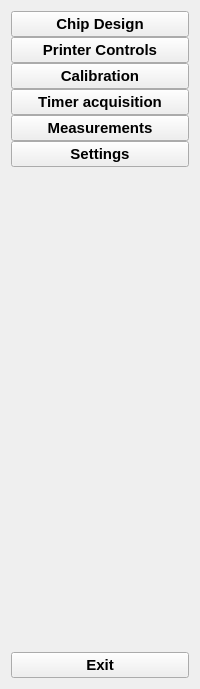
     <widget class="QWidget" name="fulle_menu_widget" native="true">
      <layout class="QVBoxLayout" name="verticalLayout_4">
       <property name="spacing">
        <number>0</number>
       </property>
       <item>
        <layout class="QVBoxLayout" name="verticalLayout_2">
         <item>
          <widget class="QPushButton" name="Chip_button_name">
           <property name="font">
            <font>
             <family>Arial</family>
             <pointsize>11</pointsize>
             <weight>75</weight>
             <bold>true</bold>
            </font>
           </property>
           <property name="text">
            <string>Chip Design</string>
           </property>
           <property name="icon">
            <iconset resource="ressources.qrc">
             <normaloff>:/Icons/icons/ICON/puce.png</normaloff>
             <normalon>:/Icons/icons/ICON/puce.png</normalon>:/Icons/icons/ICON/puce.png</iconset>
           </property>
           <property name="iconSize">
            <size>
             <width>16</width>
             <height>16</height>
            </size>
           </property>
           <property name="checkable">
            <bool>true</bool>
           </property>
           <property name="autoExclusive">
            <bool>true</bool>
           </property>
          </widget>
         </item>
         <item>
          <widget class="QPushButton" name="printer_button_name">
           <property name="font">
            <font>
             <family>Arial</family>
             <pointsize>11</pointsize>
             <weight>75</weight>
             <bold>true</bold>
            </font>
           </property>
           <property name="text">
            <string>Printer Controls</string>
           </property>
           <property name="icon">
            <iconset resource="ressources.qrc">
             <normaloff>:/Icons/icons/ICON/printer.png</normaloff>
             <normalon>:/Icons/icons/ICON/printer.png</normalon>:/Icons/icons/ICON/printer.png</iconset>
           </property>
           <property name="iconSize">
            <size>
             <width>16</width>
             <height>16</height>
            </size>
           </property>
           <property name="checkable">
            <bool>true</bool>
           </property>
           <property name="autoExclusive">
            <bool>true</bool>
           </property>
          </widget>
         </item>
         <item>
          <widget class="QPushButton" name="calibration_button_name">
           <property name="font">
            <font>
             <family>Arial</family>
             <pointsize>11</pointsize>
             <weight>75</weight>
             <bold>true</bold>
            </font>
           </property>
           <property name="text">
            <string>Calibration</string>
           </property>
           <property name="icon">
            <iconset resource="ressources.qrc">
             <normaloff>:/Icons/icons/ICON/target.png</normaloff>
             <normalon>:/Icons/icons/ICON/target.png</normalon>:/Icons/icons/ICON/target.png</iconset>
           </property>
           <property name="iconSize">
            <size>
             <width>16</width>
             <height>16</height>
            </size>
           </property>
           <property name="checkable">
            <bool>true</bool>
           </property>
           <property name="autoExclusive">
            <bool>true</bool>
           </property>
          </widget>
         </item>
         <item>
          <widget class="QPushButton" name="timer_button_name">
           <property name="font">
            <font>
             <family>Arial</family>
             <pointsize>11</pointsize>
             <weight>75</weight>
             <bold>true</bold>
            </font>
           </property>
           <property name="text">
            <string>Timer acquisition</string>
           </property>
           <property name="icon">
            <iconset resource="ressources.qrc">
             <normaloff>:/Icons/icons/ICON/timer.png</normaloff>
             <normalon>:/Icons/icons/ICON/timer.png</normalon>:/Icons/icons/ICON/timer.png</iconset>
           </property>
           <property name="iconSize">
            <size>
             <width>16</width>
             <height>16</height>
            </size>
           </property>
           <property name="checkable">
            <bool>true</bool>
           </property>
           <property name="autoExclusive">
            <bool>true</bool>
           </property>
          </widget>
         </item>
         <item>
          <widget class="QPushButton" name="acquisition_button_name">
           <property name="font">
            <font>
             <family>Arial</family>
             <pointsize>11</pointsize>
             <weight>75</weight>
             <bold>true</bold>
            </font>
           </property>
           <property name="text">
            <string>Measurements</string>
           </property>
           <property name="icon">
            <iconset resource="ressources.qrc">
             <normaloff>:/Icons/icons/ICON/play.png</normaloff>
             <normalon>:/Icons/icons/ICON/play.png</normalon>:/Icons/icons/ICON/play.png</iconset>
           </property>
           <property name="iconSize">
            <size>
             <width>16</width>
             <height>16</height>
            </size>
           </property>
           <property name="checkable">
            <bool>true</bool>
           </property>
           <property name="autoExclusive">
            <bool>true</bool>
           </property>
          </widget>
         </item>
         <item>
          <widget class="QPushButton" name="settings_button_name">
           <property name="font">
            <font>
             <family>Arial</family>
             <pointsize>11</pointsize>
             <weight>75</weight>
             <bold>true</bold>
            </font>
           </property>
           <property name="text">
            <string>Settings</string>
           </property>
           <property name="icon">
            <iconset resource="ressources.qrc">
             <normaloff>:/Icons/icons/ICON/reglage.png</normaloff>
             <normalon>:/Icons/icons/ICON/reglage.png</normalon>:/Icons/icons/ICON/reglage.png</iconset>
           </property>
           <property name="iconSize">
            <size>
             <width>16</width>
             <height>16</height>
            </size>
           </property>
           <property name="checkable">
            <bool>true</bool>
           </property>
           <property name="autoExclusive">
            <bool>true</bool>
           </property>
          </widget>
         </item>
        </layout>
       </item>
       <item>
        <spacer name="verticalSpacer_2">
         <property name="orientation">
          <enum>Qt::Vertical</enum>
         </property>
         <property name="sizeHint" stdset="0">
          <size>
           <width>20</width>
           <height>485</height>
          </size>
         </property>
        </spacer>
       </item>
       <item>
        <widget class="QPushButton" name="exit_button_name">
         <property name="font">
          <font>
           <family>Arial</family>
           <pointsize>11</pointsize>
           <weight>75</weight>
           <bold>true</bold>
          </font>
         </property>
         <property name="text">
          <string>Exit</string>
         </property>
         <property name="icon">
          <iconset resource="ressources.qrc">
           <normaloff>:/Icons/icons/ICON/exit.png</normaloff>
           <normalon>:/Icons/icons/ICON/exit.png</normalon>:/Icons/icons/ICON/exit.png</iconset>
         </property>
         <property name="iconSize">
          <size>
           <width>16</width>
           <height>16</height>
          </size>
         </property>
         <property name="checkable">
          <bool>true</bool>
         </property>
         <property name="autoExclusive">
          <bool>true</bool>
         </property>
        </widget>
       </item>
      </layout>
     </widget>
